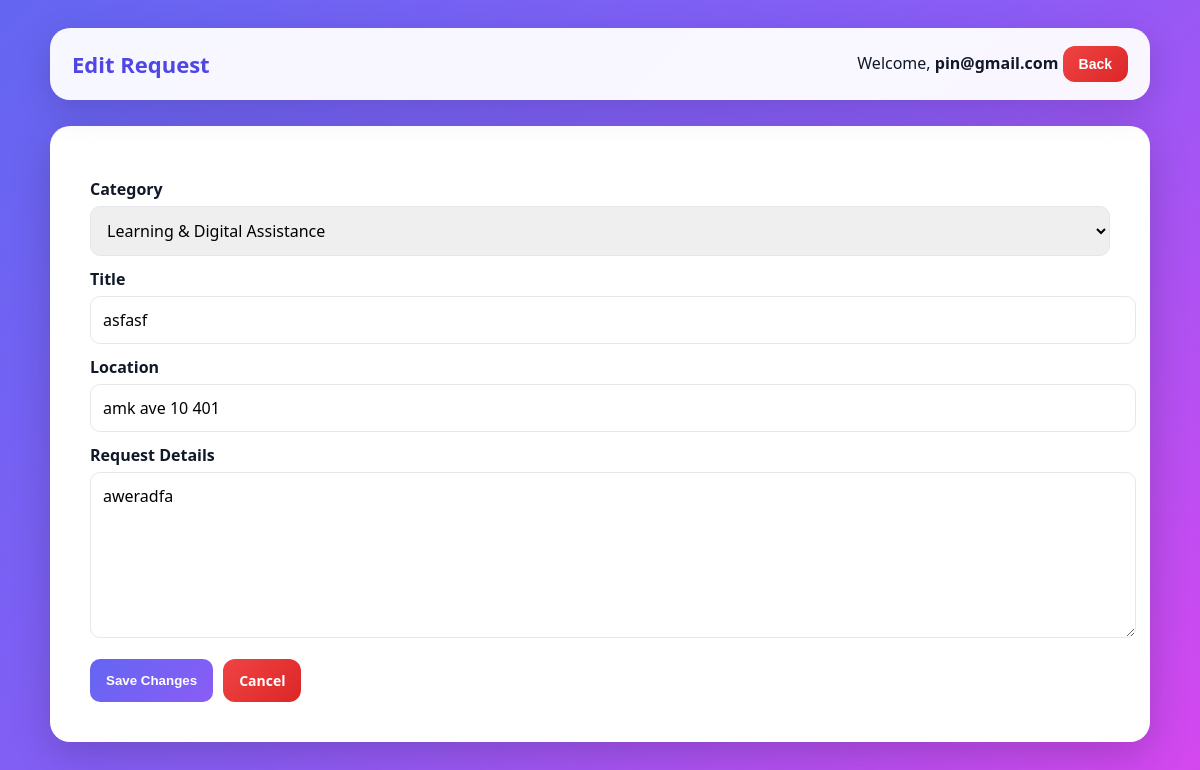
Page /CSIT314v3/Boundary/pin_edit_request.php?id=28 (signed in) on the committed database.
### tables this page shows
CREATE TABLE `requests` (
  `request_id` int(11) NOT NULL,
  `user_id` int(11) NOT NULL,
  `category_id` int(11) NOT NULL,
  `title` varchar(80) NOT NULL,
  `content` text NOT NULL,
  `location` varchar(255) NOT NULL,
  `status` enum('open','in_progress','closed') NOT NULL DEFAULT 'open',
  `view_count` int(10) UNSIGNED NOT NULL DEFAULT 0,
  `shortlist_count` int(10) UNSIGNED NOT NULL DEFAULT 0,
  `created_at` timestamp NOT NULL DEFAULT current_timestamp(),
  `closed_at` datetime DEFAULT NULL,
  `category` varchar(255) NOT NULL
);

CREATE TABLE `service_categories` (
  `category_id` int(11) NOT NULL,
  `category_name` varchar(100) NOT NULL,
  `created_at` datetime NOT NULL DEFAULT current_timestamp(),
  `updated_at` datetime NOT NULL DEFAULT current_timestamp() ON UPDATE current_timestamp()
);

### CSIT314v3/Entity/requestEntity.php (called while the page is built, shortened)
<?php
final class requestEntity
{
    private PDO $pdo;
    public function __construct(
        string $host = '127.0.0.1',
        string $db   = 'csit314',
        string $user = 'root',
        string $pass = ''
    ) {
        try {
            $dsn = "mysql:host={$host};dbname={$db};charset=utf8mb4";
            $this->pdo = new PDO($dsn, $user, $pass, [
                PDO::ATTR_ERRMODE            => PDO::ERRMODE_EXCEPTION,
                PDO::ATTR_DEFAULT_FETCH_MODE => PDO::FETCH_ASSOC,
            ]);
        } catch (PDOException $e) {
            exit('❌ Database connection failed: ' . $e->getMessage());
        }
    }
    public function getOneForUser(int $userId, int $requestId): ?array
    {
        $sql = "
            SELECT
                r.request_id AS id,
                r.user_id,
                r.category_id,
                c.category_name,
                r.content,
                r.location,
                r.created_at,
                r.title,
                r.status,
                r.view_count,
                r.shortlist_count
            FROM requests r
            LEFT JOIN service_categories c ON r.category_id = c.category_id
            WHERE r.request_id = :rid AND r.user_id = :uid
            LIMIT 1
        ";
        $stm = $this->pdo->prepare($sql);
        $stm->execute([':rid' => $requestId, ':uid' => $userId]);
        $row = $stm->fetch();
        return $row ?: null;
    }
    public function getCategories(): array
{
    $stmt = $this->pdo->query("
        SELECT category_id, category_name
        FROM service_categories
        ORDER BY category_name ASC
    ");
    return $stmt->fetchAll(PDO::FETCH_ASSOC);
}
}

### CSIT314v3/Controller/PinUpdateRequestController.php (called while the page is built, shortened)
<?php
require_once __DIR__ . '/../Entity/requestEntity.php';
final class PinUpdateRequestController
{
    private requestEntity $repo;
    public function __construct(?requestEntity $repo = null)
    {
        $this->repo = $repo ?? new requestEntity();
    }
    public function get(int $userId, int $id): ?array
    {
        return $this->repo->getOneForUser($userId, $id);
    }
}

### CSIT314v3/Boundary/pin_edit_request.php (the view, shortened to what this page needs)
<?php
function loadRequest(int $id): array {
    require_once __DIR__ . '/../Controller/PinUpdateRequestController.php';
    $ctl = new PinUpdateRequestController();
    $item = $ctl->get((int)$_SESSION['user_id'], $id);
    return $item;
}
function loadCategories(): array {
    require_once __DIR__ . '/../Entity/requestEntity.php';
    $entity = new requestEntity();
    return $entity->getCategories();
}
$id = (int)($_GET['id'] ?? 0);
$item = loadRequest($id);
$categories = loadCategories();
$userName = htmlspecialchars($_SESSION['name'] ?? 'pin');
?>
<!doctype html>
<html lang="en">
<head>
</head>
<body>
<div class="wrap">
  <div class="topbar">
    <div class="title">Edit Request</div>
    <div>Welcome, <strong><?= $userName ?></strong>
      <a href="pin_view_requests.php"><button class="btn-secondary">Back</button></a>
    </div>
  </div>
  <div class="hero">
    <form method="post" action="pin_edit_request.php?id=<?= (int)$item['id'] ?>">
      <label for="category_id">Category</label>
      <select name="category_id" id="category_id" required>
        <?php foreach ($categories as $cat): ?>
          <option value="<?= $cat['category_id'] ?>" <?= ($cat['category_id'] == $item['category_id']) ? 'selected' : '' ?>>
            <?= htmlspecialchars($cat['category_name']) ?>
          </option>
        <?php endforeach; ?>
      </select>
      <label>Title</label>
      <input type="text" name="title" maxlength="255" value="<?= htmlspecialchars($item['title']) ?>" required>
      <label>Location</label>
      <input type="text" name="location" maxlength="255" value="<?= htmlspecialchars($item['location']) ?>" required>
      <label>Request Details</label>
      <textarea name="content" maxlength="4000" required><?= htmlspecialchars($item['content']) ?></textarea>
      <div class="row">
        <button type="submit" class="btn">Save Changes</button>
        <a href="pin_view_requests.php" class="btn btn-secondary" style="text-decoration:none;display:inline-block;padding:12px 16px;">Cancel</a>
      </div>
    </form>
  </div>
</div>
</body>
</html>

### CSIT314v3/Boundary/pin_edit_request.php (style rules this page uses)
html,body { min-height:100vh }
html { background:linear-gradient(135deg,#6366f1 0%,#8b5cf6 50%,#d946ef 100%);background-attachment:fixed }
body { margin:0;font-family:system-ui,-apple-system,Segoe UI,Roboto,Arial,sans-serif;color:#111827;background:transparent }
.wrap { max-width:1100px;margin:28px auto;padding:0 18px }
.topbar { background:rgba(255,255,255,.95);backdrop-filter:blur(8px);border-radius:20px;padding:18px 22px;display:flex;justify-content:space-between;align-items:center;box-shadow:0 10px 35px rgba(0,0,0,.15) }
.title { font-weight:800; color:#4f46e5; font-size:22px; }
.hero { margin:26px 0;background:#fff;border-radius:20px;padding:40px;box-shadow:0 12px 40px rgba(0,0,0,.18) }
label { display:block;margin:12px 0 6px;font-weight:700 }
input[type=text],textarea,select { width:100%;padding:12px;border:1px solid #e5e7eb;border-radius:10px;font:inherit }
textarea { min-height:140px }
.row { display:flex;gap:10px;margin-top:16px }
.btn { padding:12px 16px;border-radius:10px;border:0;cursor:pointer;font-weight:800;color:#fff;background:linear-gradient(135deg,#6366f1,#8b5cf6) }
.btn-secondary { padding:10px 16px; border:0; border-radius:12px; background:linear-gradient(135deg,#ef4444,#dc2626); color:#fff; cursor:pointer; font-weight:800; font-size:14px; }

### rows in the picture
requests: category_id "Learning & Digital Assistance", title "asfasf", location "amk ave 10 401", content "aweradfa"

### other values in the picture
$userName "pin@gmail.com"
